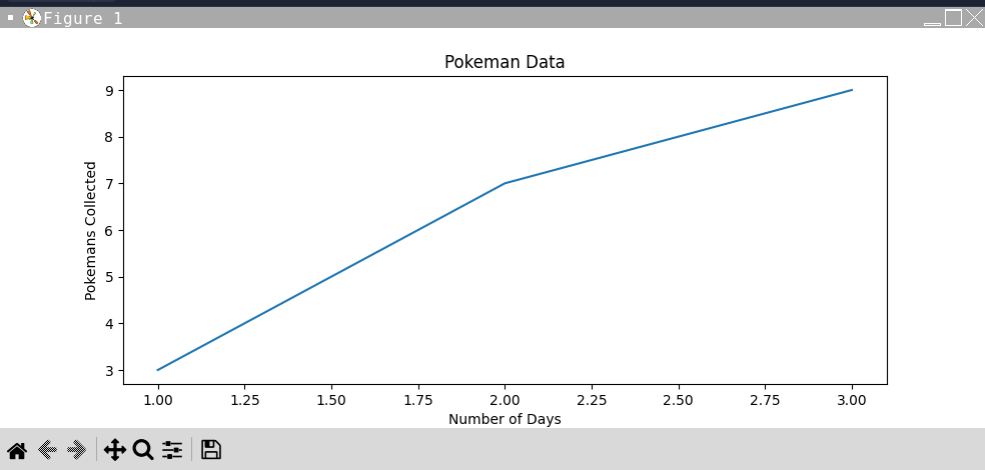

Source code (Python):
# Bayley Long

# Ask the user how many pokemans they caught on Day 1, Day 2 and Day 3
# Print some statistics:


import matplotlib.pyplot as plt

# Collect the data
data = [] # empty list
print("Enter Pokeman Data:")
print("Day 1: ", end="")
day1 = int(input())
print("Day 2: ", end="")
day2 = int(input())
print("Day 3: ", end="")
day3 = int(input())

# Store these values in a list
data = [day1, day2, day3]

# Graph the real data
fig, ax = plt.subplots()
ax.plot([1, 2, 3], data)
plt.title ("Pokeman Data")
plt.xlabel('Number of Days')
plt.ylabel('Pokemans Collected')
plt.show()
